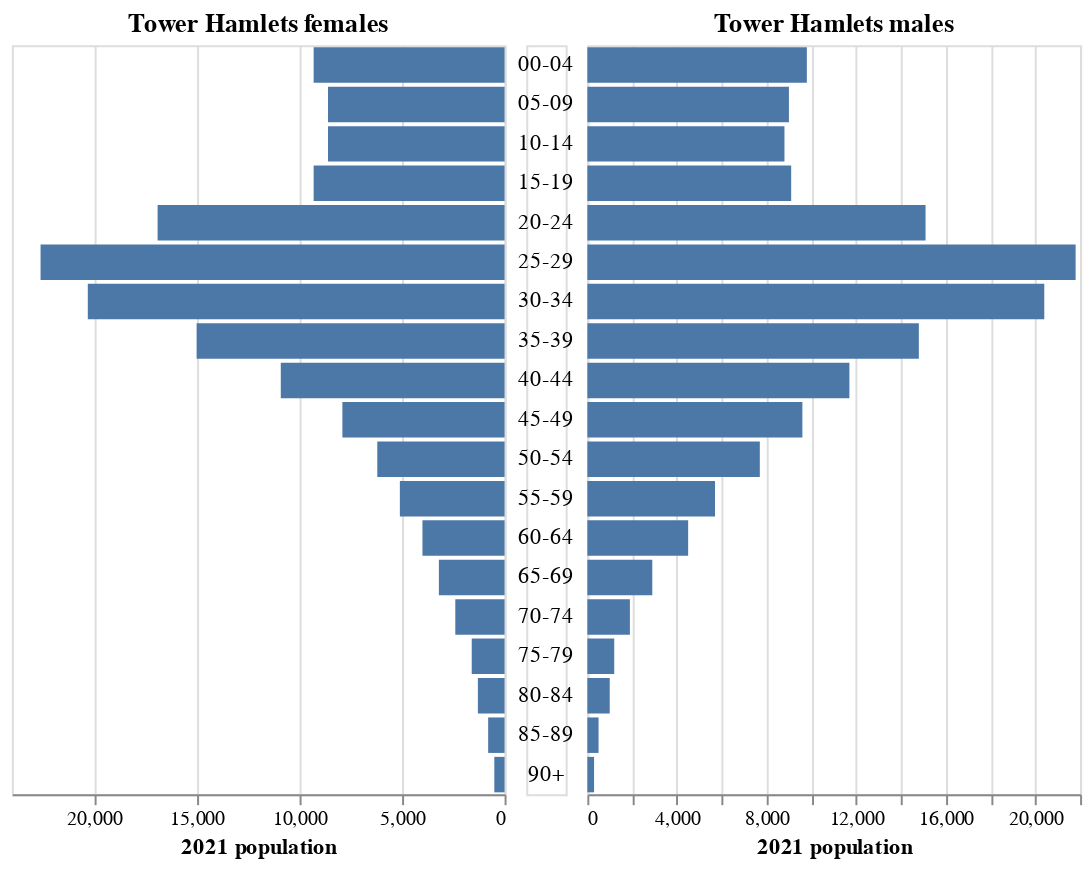

The notebook cell saved with this chart:
### Code cell
population_pyramid(P03_females, P03_males)

### Figure 1 — Vega-Lite specification as saved in the notebook (floating-point values rounded to 4 significant figures)
{"config": {"view": {"continuousWidth": 400, "continuousHeight": 300}}, "concat": [{"data": {"name": "data-ee36c682e083034fa5bd83916c645396"}, "mark": "bar", "encoding": {"tooltip": [{"field": "Tower Hamlets", "type": "quantitative"}], "x": {"field": "Tower Hamlets", "sort": "descending", "title": "2021 population", "type": "quantitative"}, "y": {"axis": null, "field": "group", "type": "ordinal"}}, "title": "Tower Hamlets females", "width": 250}, {"data": {"name": "data-ee36c682e083034fa5bd83916c645396"}, "mark": "text", "encoding": {"text": {"field": "group", "type": "ordinal"}, "y": {"axis": null, "field": "group", "type": "ordinal"}}, "width": 20}, {"data": {"name": "data-ec9ac00581d09afbb91580a51e3f461e"}, "mark": "bar", "encoding": {"tooltip": [{"field": "Tower Hamlets", "type": "quantitative"}], "x": {"field": "Tower Hamlets", "title": "2021 population", "type": "quantitative"}, "y": {"axis": null, "field": "group", "type": "ordinal"}}, "title": "Tower Hamlets males", "width": 250}], "spacing": 5, "$schema": "https://vega.github.io/schema/vega-lite/v4.17.0.json", "datasets": {"data-ee36c682e083034fa5bd83916c645396": [{"group": "00-04", "england and wales": 1501600, "london": 259300, "Tower Hamlets": 9300}, {"group": "05-09", "england and wales": 1634400, "london": 260100, "Tower Hamlets": 8600}, {"group": "10-14", "england and wales": 1664100, "london": 261700, "Tower Hamlets": 8600}, {"group": "15-19", "england and wales": 1568100, "london": 240300, "Tower Hamlets": 9300}, {"group": "20-24", "england and wales": 1701500, "london": 304400, "Tower Hamlets": 16900}, {"group": "25-29", "england and wales": 1897400, "london": 412200, "Tower Hamlets": 22600}, {"group": "30-34", "england and wales": 2044400, "london": 422400, "Tower Hamlets": 20300}, {"group": "35-39", "england and wales": 1953500, "london": 382700, "Tower Hamlets": 15000}, {"group": "40-44", "england and wales": 1826700, "london": 343200, "Tower Hamlets": 10900}, {"group": "45-49", "england and wales": 1825600, "london": 301200, "Tower Hamlets": 7900}, {"group": "50-54", "england and wales": 1984900, "london": 293800, "Tower Hamlets": 6200}, {"group": "55-59", "england and wales": 1936700, "london": 263900, "Tower Hamlets": 5100}, {"group": "60-64", "england and wales": 1654100, "london": 207700, "Tower Hamlets": 4000}, {"group": "65-69", "england and wales": 1425600, "london": 160600, "Tower Hamlets": 3200}, {"group": "70-74", "england and wales": 1464900, "london": 144600, "Tower Hamlets": 2400}, {"group": "75-79", "england and wales": 1091600, "london": 105700, "Tower Hamlets": 1600}, {"group": "80-84", "england and wales": 799300, "london": 81100, "Tower Hamlets": 1300}, {"group": "85-89", "england and wales": 520800, "london": 52400, "Tower Hamlets": 800}, {"group": "90+", "england and wales": 338500, "london": 34300, "Tower Hamlets": 500}], "data-ec9ac00581d09afbb91580a51e3f461e": [{"group": "00-04", "england and wales": 1575400, "london": 269700, "Tower Hamlets": 9800}, {"group": "05-09", "england and wales": 1714200, "london": 271400, "Tower Hamlets": 9000}, {"group": "10-14", "england and wales": 1749000, "london": 273600, "Tower Hamlets": 8800}, {"group": "15-19", "england and wales": 1650800, "london": 249100, "Tower Hamlets": 9100}, {"group": "20-24", "england and wales": 1712900, "london": 284800, "Tower Hamlets": 15100}, {"group": "25-29", "england and wales": 1818000, "london": 374300, "Tower Hamlets": 21800}, {"group": "30-34", "england and wales": 1908200, "london": 385900, "Tower Hamlets": 20400}, {"group": "35-39", "england and wales": 1841900, "london": 353000, "Tower Hamlets": 14800}, {"group": "40-44", "england and wales": 1753600, "london": 324200, "Tower Hamlets": 11700}, {"group": "45-49", "england and wales": 1777100, "london": 292800, "Tower Hamlets": 9600}, {"group": "50-54", "england and wales": 1922800, "london": 280000, "Tower Hamlets": 7700}, {"group": "55-59", "england and wales": 1869600, "london": 247700, "Tower Hamlets": 5700}, {"group": "60-64", "england and wales": 1602000, "london": 197000, "Tower Hamlets": 4500}, {"group": "65-69", "england and wales": 1341900, "london": 145800, "Tower Hamlets": 2900}, {"group": "70-74", "england and wales": 1331800, "london": 124500, "Tower Hamlets": 1900}, {"group": "75-79", "england and wales": 947200, "london": 84000, "Tower Hamlets": 1200}, {"group": "80-84", "england and wales": 628600, "london": 59900, "Tower Hamlets": 1000}, {"group": "85-89", "england and wales": 351400, "london": 34500, "Tower Hamlets": 500}, {"group": "90+", "england and wales": 159800, "london": 16100, "Tower Hamlets": 300}]}}
